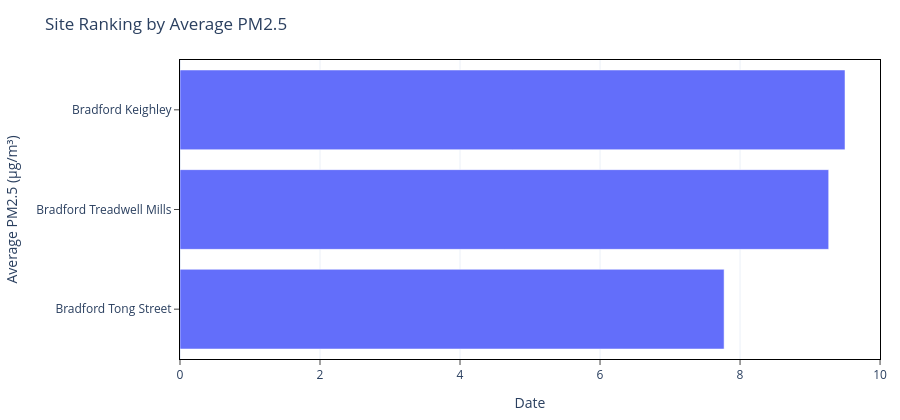

Notebook source saved alongside this figure:
### Code cell
# Plot: Site ranking by average PM2.5
fig4 = px.bar(
    site_rank.sort_values("avg_pm25", ascending=True),
    x="avg_pm25",
    y="site",
    orientation="h"
)

fig4 = polish(fig4, "Site Ranking by Average PM2.5", y_title="Average PM2.5 (µg/m³)")
fig4.show()
pio.write_html(fig4, out_dir / "fig4_site_ranking_pm25.html", include_plotlyjs="cdn")

### Figure 1 — Plotly figure (JSON) as saved in the notebook; plotly's stock layout.template omitted (floating-point values rounded to 4 significant figures)
{"data": [{"hovertemplate": "avg_pm25=%{x}<br>site=%{y}<extra></extra>", "legendgroup": "", "marker": {"color": "#636efa", "pattern": {"shape": ""}}, "name": "", "orientation": "h", "showlegend": false, "textposition": "auto", "type": "bar", "x": [7.772, 9.266, 9.499], "xaxis": "x", "y": ["Bradford Tong Street", "Bradford Treadwell Mills", "Bradford Keighley"], "yaxis": "y"}], "layout": {"barmode": "relative", "height": 420, "hovermode": "x unified", "legend": {"title": {"text": ""}, "tracegroupgap": 0}, "margin": {"b": 50, "l": 50, "r": 20, "t": 60}, "title": {"text": "Site Ranking by Average PM2.5"}, "xaxis": {"anchor": "y", "domain": [0, 1], "linecolor": "black", "linewidth": 1, "mirror": true, "showline": true, "ticks": "outside", "title": {"text": "Date"}}, "yaxis": {"anchor": "x", "domain": [0, 1], "linecolor": "black", "linewidth": 1, "mirror": true, "showline": true, "ticks": "outside", "title": {"text": "Average PM2.5 (µg/m³)"}}}}
